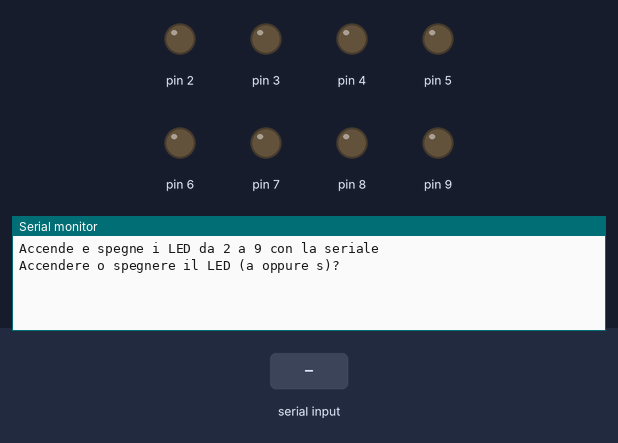
The sketch below on a simulated Arduino Uno, built with avr-gcc and run on an emulated ATmega328P. On the bench: output pins drawn as LEDs (lit = HIGH), the last lines printed to the serial monitor. Inputs (shaded band) come from the test bench.

Above: at 1.2 s.
1.3 s: "a" received over Serial
At 1.9 s:
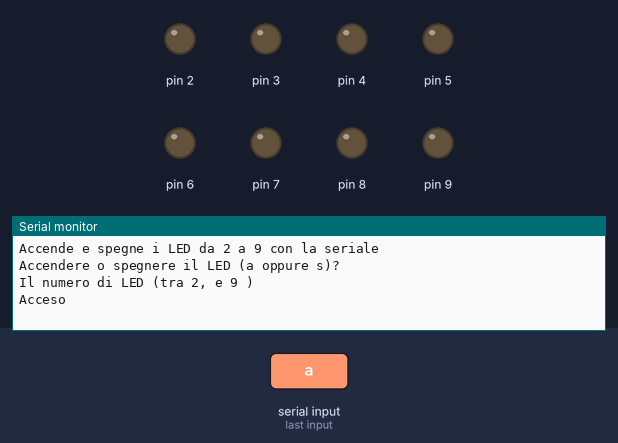
2.8 s: "s" received over Serial
At 4.0 s:
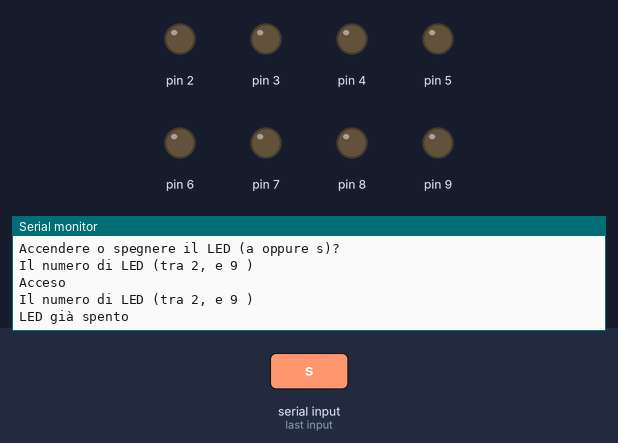
4.3 s: "1" received over Serial
At 5.3 s:
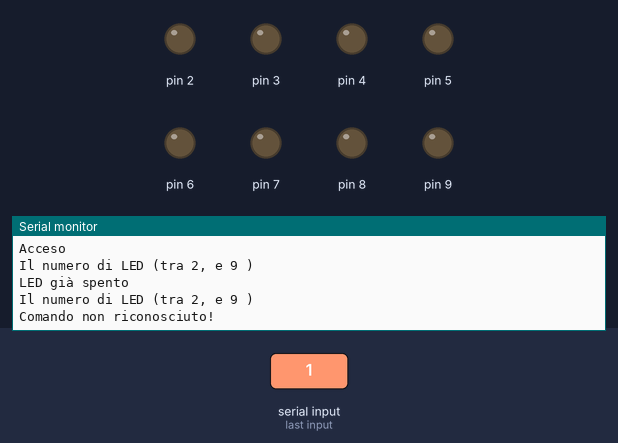

The sketch:

02-05_serialShell_v2.ino
```cpp
#define LED_START 2
#define LED_END 9
#define LED LED_BUILTIN

void setup() {
  Serial.begin(9600);

  for (unsigned char i = LED_START; i <= LED_END; i++)
  {
    pinMode(i, OUTPUT);
    //Serial.println(i);
  }
  Serial.println("Accende e spegne i LED da 2 a 9 con la seriale");
  Serial.println("Accendere o spegnere il LED (a oppure s)?");

  bool stato = false;
}

void loop() {

  if (Serial.available()) {
  unsigned char comando = Serial.read();
  Serial.print("Il numero di LED (tra ");
  Serial.print(LED_START);
  Serial.print(", e ");
  Serial.print(LED_END);
  Serial.println(" )");
  unsigned char num_led = Serial.read();
  switch(comando)
    {
      case 'a':
      case 'A':
        if(digitalRead(num_led)) Serial.println("LED già acceso");
        else
        {
          digitalWrite(num_led, HIGH);
          Serial.println("Acceso");
        }
        break;
      case 's':
      case 'S':
        if(!digitalRead(num_led)) Serial.println("LED già spento");
        else
        {
          digitalWrite(LED, LOW);
          Serial.println("Spento");
        }
        break;
      default:
        Serial.println("Comando non riconosciuto!");
        break;
    }

  /*
  unsigned char num_led = Serial.read();
  if (stato)
  {
    Serial.print("Il LED numero ");
    Serial.print(led);
    Serial.println(" è acceso. Cosa devo farci?");
  }
  else
  {
    Serial.print("Il LED numero ");
    Serial.print(led);
    Serial.println(" è acceso. Cosa devo farci?");
  }*/


  }
}
```

Measured:
- after the input at 1.3 s, the serial monitor: prints a new line at once (image 1)
- after the input at 2.8 s, the serial monitor: prints a new line at once (image 2)
- after the input at 4.3 s, the serial monitor: prints a new line at once (image 3)
